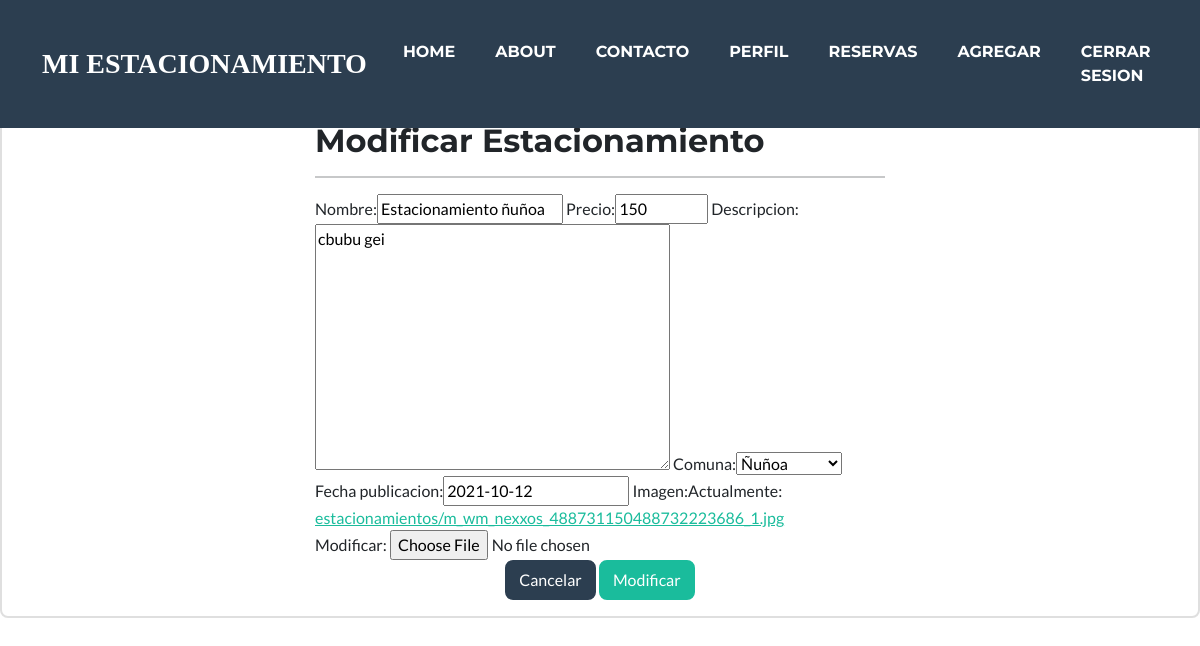
The page /modificar-estacionamiento/1/ (signed in) on the database its author committed.
### estacionamiento/models.py (models this page shows, shortened)
class Estacionamiento(models.Model):
    nombre = models.CharField(max_length=50)
    precio = models.IntegerField()
    descripcion = models.TextField()
    comuna = models.ForeignKey(Comuna, on_delete=models.PROTECT)
    fecha_publicacion = models.DateField()
    imagen = models.ImageField(upload_to="estacionamientos", null=True)

class Comuna(models.Model):
    nombre = models.CharField(max_length=50)
    def __str__(self):
        return self.nombre

### estacionamiento/views.py (the view, shortened to what this page needs)
# urls.py: path('modificar-estacionamiento/<id>/', views.modificar_estacionamiento, name="modificar_estacionamiento"),
@login_required
def modificar_estacionamiento(request, id):
    estacionamiento = get_object_or_404(Estacionamiento, id=id)
    data = {
        'form': EstacionamientoForm(instance=estacionamiento)
    }
    return render(request, 'reserva/modificar.html', data)

### estacionamiento/forms.py
class EstacionamientoForm(forms.ModelForm):
    nombre = forms.CharField(min_length=3, max_length=50)
    precio = forms.IntegerField(min_value=1, max_value=1500000)
    class Meta:
        model = Estacionamiento
        fields = '__all__'
    widgets = {
        "fecha-publicacion": forms.SelectDateWidget()
    }

### estacionamiento/templates/reserva/modificar.html (shortened to what this page needs)
{% extends 'base.html' %}
{% load static %}
{% block content %}
<div class="card">
    <div class="card-body">
        <div class="row">
            <div class="col-12 col-md-6 offset-md-3">
                <h2>Modificar Estacionamiento</h2>
                <hr>
                <form action="" method="post" enctype="multipart/form-data">
                    {{ form }}
                    <div class="d-flex justify-content-center">
                        <input type="reset" value="Cancelar" class="btn btn-secondary">
                        <input type="submit" value="Modificar" class="btn btn-primary">
                    </div>
                </form>
            </div>
        </div>
    </div>
</div>
{% endblock %}

### rows shown on the page
Estacionamiento: nombre "Estacionamiento ñuñoa", precio "150", descripcion "cbubu gei", comuna "Ñuñoa", fecha_publicacion "2021-10-12"
